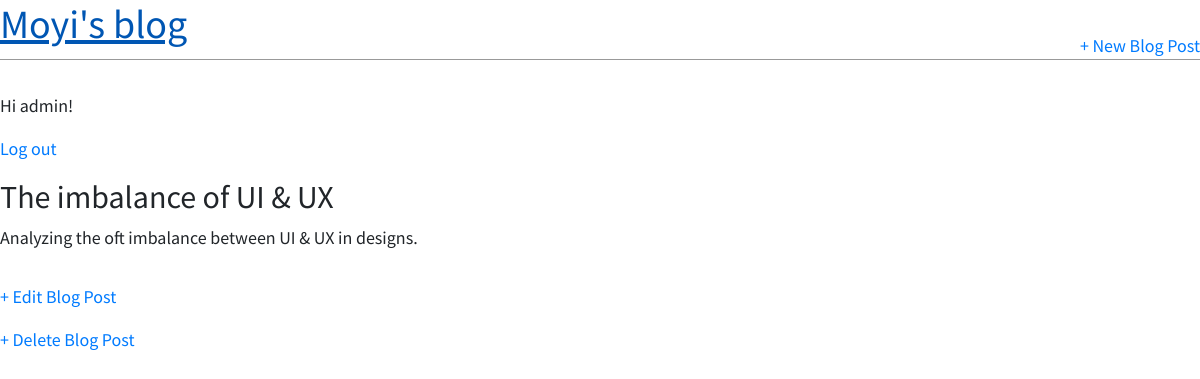
The app's page /post/1/ (signed in) with its own data.
### blog/models.py (models this page shows, shortened)
class Post(models.Model):
  title = models.CharField(max_length=200)
  author = models.ForeignKey('auth.User',on_delete=models.CASCADE,)
  body = models.TextField()

### blog/views.py (the view)
# urls.py: path('post/<int:pk>/', BlogDetailView.as_view(), name='post_detail'),
class BlogDetailView(DetailView):
  model = Post
  template_name = 'post_detail.html'

### templates/post_detail.html
{% extends 'base.html' %}
{% block content %}
  <div class="post-entry">
    <h2>{{ post.title }}</h2>
    <p>{{ post.body }}</p>
  </div>
  <p><a href="{% url 'post_edit' post.pk %}">+ Edit Blog Post</a></p>
  <p><a href="{% url 'post_delete' post.pk %}">+ Delete Blog Post</a></p>
{% endblock content %}

### templates/base.html (shortened to what this page needs)
{% load static %}
<html>
<head>
<link href="https://stackpath.bootstrapcdn.com/bootstrap/4.4.1/css/bootstrap.min.css" rel="stylesheet">
<link href="{% static 'css/base.css' %}" rel="stylesheet">
</head>
<body>
<div>
<header>
<div class="nav-left">
<h1><a href="{% url 'home' %}">Moyi's blog</a></h1>
</div>
<div class="nav-right">
<a href="{% url 'post_new' %}">+ New Blog Post</a>
</div>
</header>
{% if user.is_authenticated %}
<p>Hi {{ user.username }}!</p>
<p><a href="{% url 'logout' %}">Log out</a></p>
{% else %}
<p>You are not logged in.</p>
<a href="{% url 'login' %}">Log In</a>
{% endif %}
{% block content %}
{% endblock content %}
</div>
</body>
</html>

### static/css/base.css (style rules this page uses)
body { font-family: "Source Sans Pro", sans-serif; font-size: 18px; }
header { border-bottom: 1px solid #999; margin-bottom: 2rem; display: flex; }
header h1 a { color: red; text-decoration: none; }
.nav-left { margin-right: auto; }
.nav-right { display: flex; padding-top: 2rem; }
.post-entry { margin-bottom: 2rem; }
.post-entry h2 { margin: 0.5rem 0; }
.post-entry p { margin: 0; font-weight: 400; }

### records on screen
Post: title "The imbalance of UI & UX", body "Analyzing the oft imbalance between UI & UX in designs."

### other values on screen
{{ user.username }} "admin"
